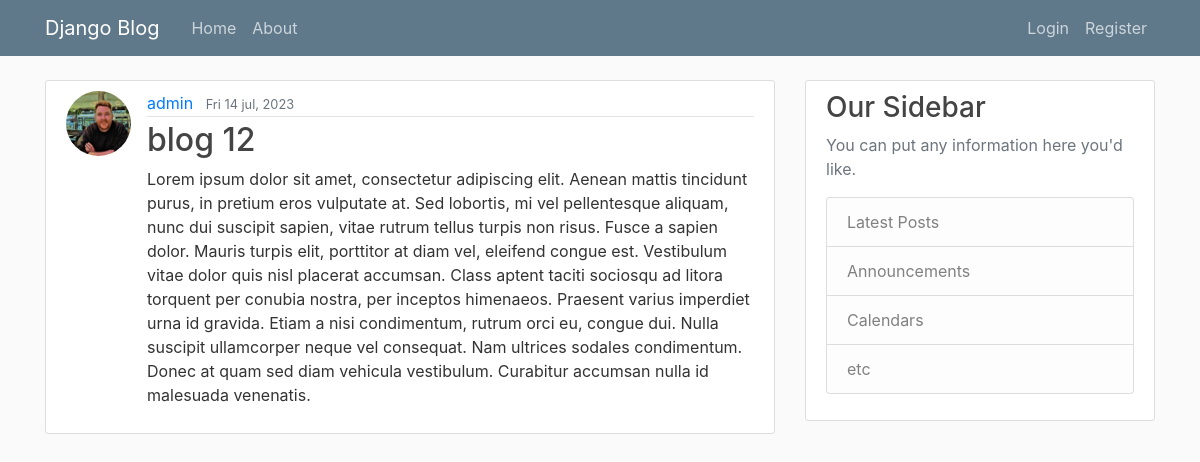
Screenshot of /post/12/ with the database file from the repository.
### blog/models.py (models this page shows, shortened)
class Post(models.Model):
    title = models.CharField(max_length=100)
    content = models.TextField()
    date_posted = models.DateTimeField(default=timezone.now)
    author = models.ForeignKey(User, on_delete=models.CASCADE)

### users/models.py (models this page shows, shortened)
class Profile(models.Model):
    user = models.OneToOneField(User, on_delete=models.CASCADE)
    image = models.ImageField(default='default.jpg', upload_to='profile_pics')

### blog/views.py (the view)
# urls.py: path('post/<int:pk>/', PostDetailView.as_view(), name='post-detail'),
class PostDetailView(DetailView):
    model = Post

### blog/templates/blog/post_detail.html (shortened to what this page needs)
{% extends 'blog/base.html' %}
{% block content %}
    <article class="media content-section">
        <img class="rounded-circle article-img" src="{{ object.author.profile.image.url }}">
        <div class="media-body">
            <div class="article-metadata">
                <a class="mr-2" href="{% url 'user-posts' object.author.username %}">{{ post.author }}</a>
                <small class="text-muted">{{ object.date_posted|date:'D d b, Y' }}</small>
            </div>
            <h2 class="article-title">{{ object.title }}</h2>
            <p class="article-content">{{ object.content }}</p>
        </div>
    </article>
{% endblock content %}

### blog/static/blog/main.css (style rules this page uses)
body { background: #fafafa; color: #333333; margin-top: 5rem; }
h1, h2, h3, h4, h5, h6 { color: #444444; }
.content-section { background: #ffffff; padding: 10px 20px; border: 1px solid #dddddd; border-radius: 3px; margin-bottom: 20px; }
.article-title { color: #444444; }
.article-content { white-space: pre-line; }
.article-img { height: 65px; width: 65px; margin-right: 16px; }
.article-metadata { padding-bottom: 1px; margin-bottom: 4px; border-bottom: 1px solid #e3e3e3 }

### rows the page displays
Post: author.profile.image (picture), author "admin", date_posted "Fri 14 jul, 2023", title "blog 12", content "Lorem ipsum dolor sit amet, consectetur adipiscing elit. Aenean mattis tincidunt purus, in pretium eros vulputate at. Sed lobortis, mi vel pellentesque aliquam, nunc dui suscipit sapien, vitae rutrum tellus turpis non risus. Fusce a sapien dolor. Mauris turpis elit, porttitor at diam vel, eleifend congue est. Vestibulum vitae dolor quis nisl placerat accumsan. Class aptent taciti sociosqu ad litora torquent per conubia nostra, per inceptos himenaeos. Praesent varius imperdiet urna id gravida. Etiam a nisi condimentum, rutrum orci eu, congue dui. Nulla suscipit ullamcorper neque vel consequat. Nam ultrices sodales condimentum. Donec at quam sed diam vehicula vestibulum. Curabitur accumsan…"
